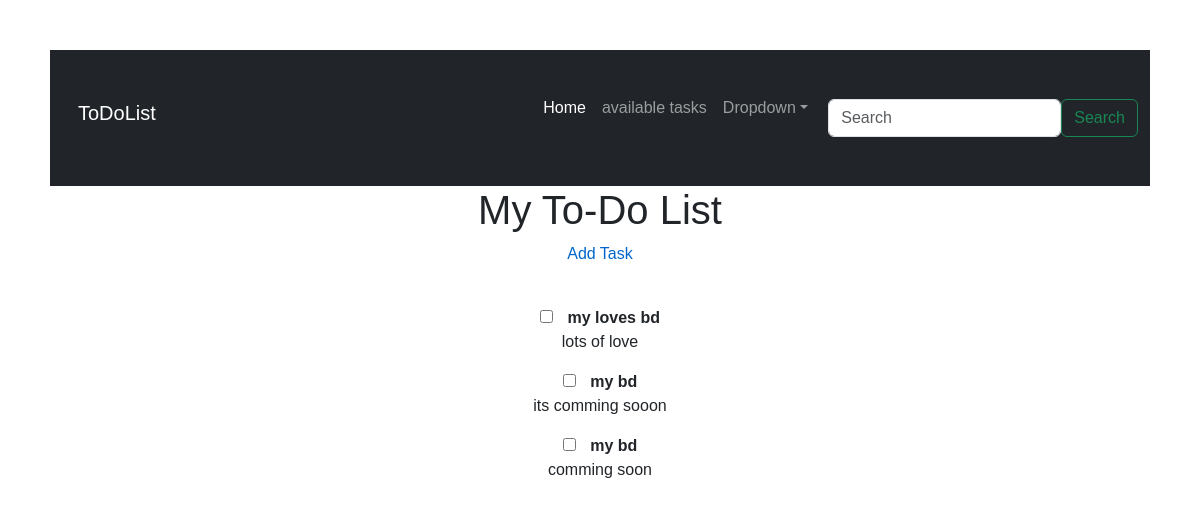
The app's page /tasklist/, older data.
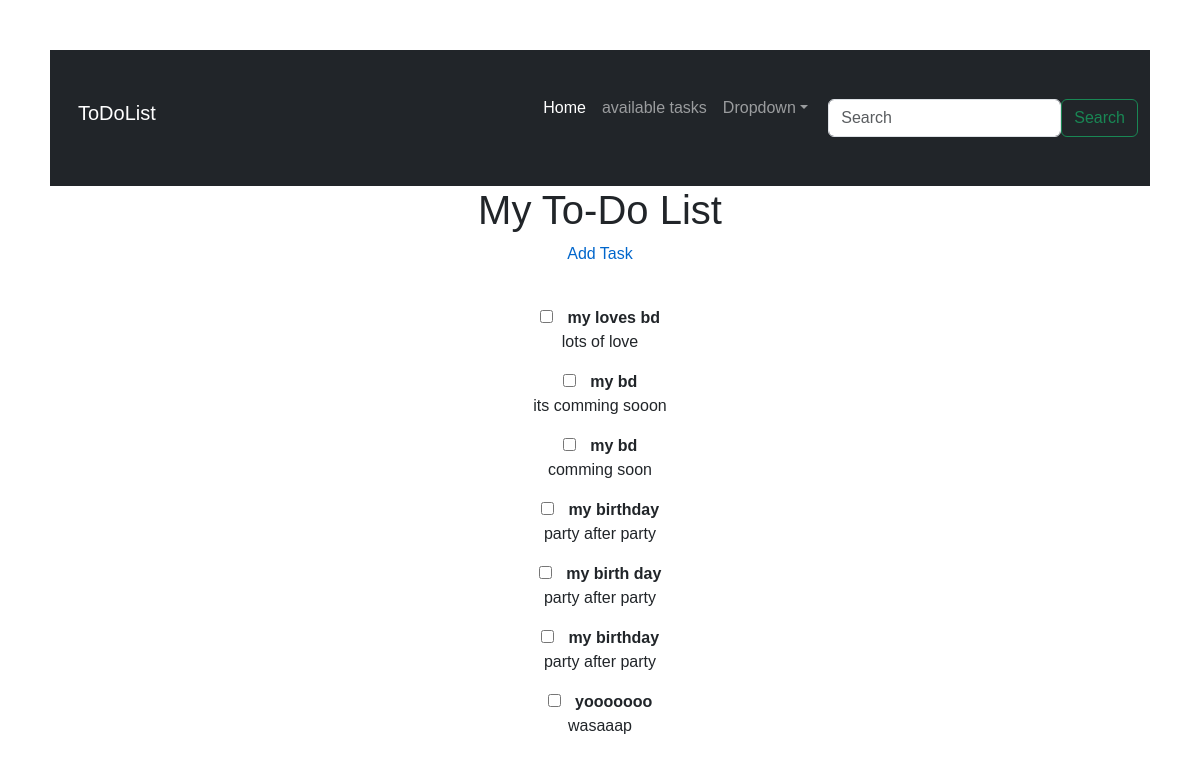
The same page, newer data.
### tasks/models.py (models this page shows, shortened)
class Task(models.Model):
    title = models.CharField(max_length=200)
    description = models.TextField()
    completed = models.BooleanField(default=False)

### tasks/views.py (the view)
# urls.py: path('tasklist/', views.tasklist, name='tasklist'),
def tasklist(request):
    tasks = Task.objects.all()
    return render(request, 'tasklist.html', {'tasks': tasks})

### tasks/templates/tasklist.html
{% extends 'base.html' %}
{% block content %}
{% load static %}
    <h1>My To-Do List </h1>
    <link rel="stylesheet" href="{% static 'tasks.css' %}">
    <a href="{% url 'tasks:add_task' %}">Add Task</a>
    <ul>
        {% for task in tasks %}
            <li>
                <input type="checkbox" {% if task.completed %}checked{% endif %}>
                <strong>{{ task.title }}</strong>
                <p>{{ task.description }}</p>
            </li>
        {% empty %}
            <li>No tasks yet.</li>
        {% endfor %}
    </ul>
{% endblock %}

### tasks/templates/base.html (shortened to what this page needs)
{% load static %}
<!doctype html>
<html lang="en">
  <head>
    <link rel="stylesheet" href="https://cdn.jsdelivr.net/npm/bootstrap@5.3.0-alpha3/dist/css/bootstrap.rtl.min.css">
  </head>
  <body>
    <nav class="navbar navbar-expand-lg navbar-dark bg-dark">
        <div class="container-fluid">
          <a class="navbar-brand" href="#">ToDoList</a>
          <div class="collapse navbar-collapse" id="navbarSupportedContent">
            <ul class="navbar-nav me-auto mb-2 mb-lg-0">
              <li class="nav-item">
                <a class="nav-link active" aria-current="page" href="{% url 'home' %}">Home</a>
              </li>
              <li class="nav-item">
                <a class="nav-link" href="{% url 'tasks:tasklist' %}">available tasks</a>
              </li>
              <li class="nav-item dropdown">
                <a class="nav-link dropdown-toggle" href="#" role="button" data-bs-toggle="dropdown" aria-expanded="false">
                  Dropdown
                </a>
              </li>
            </ul>
            <form class="d-flex" role="search">
              <input class="form-control me-2" type="search" placeholder="Search" aria-label="Search">
              <button class="btn btn-outline-success" type="submit">Search</button>
            </form>
          </div>
        </div>
      </nav>
      {% block content %}{% endblock %}
  </body>
</html>

### static/tasks.css (style rules this page uses)
body { font-family: Arial, sans-serif; margin: 30px; padding: 20px; text-align: center; }
h1 { text-align: center; }
ul { list-style-type: none; padding: 30px; text-align: center; }
li { margin-bottom: 10px; text-align: center; }
input[type="checkbox"] { margin-right: 10px; }
strong { font-weight: bold; }
a { display: inline-block; margin-bottom: 10px; color: #0066cc; text-decoration: none; }

Row changes from the older to the newer data that the page shows:
added Task: title "my birthday", description "party after party"
added Task: title "my birth day", description "party after party"
added Task: title "my birthday", description "party after party"
added Task: title "yooooooo", description "wasaaap"
